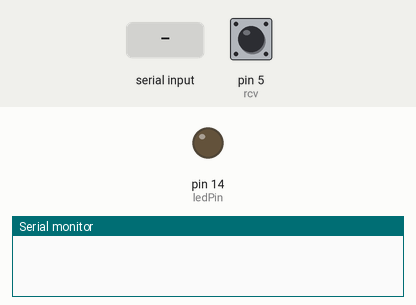
Recording of a sketch running on a simulated Arduino Uno, built for the host (arithmetic inside an expression is 32-bit, double 64-bit). Parts: output pins drawn as LEDs (lit = HIGH), the last lines printed to the serial monitor. Dashed ring = blinking. The inputs (shaded band) are chosen by the test bench; at power-on: pin 5 (rcv) HIGH.

Above: at 1.2 s.
1.3 s: "1" received over Serial
At 1.68 s:
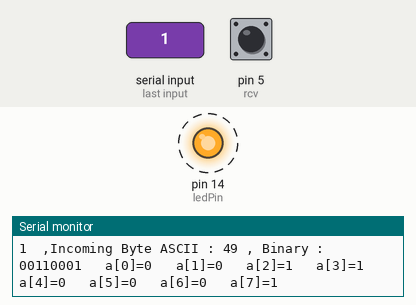
3.2 s: pin 5 (rcv) driven LOW
5.0 s: pin 5 (rcv) pulsed HIGH 2 times (0.12 s each, 0.3 s apart)
7.1 s: pin 5 (rcv) driven HIGH
8.8 s: pin 5 (rcv) pulsed LOW 5 times (0.12 s each, 0.3 s apart)
Timing chart, 0 to 11.8 s (numbered marks = the images above; inputs shaded):
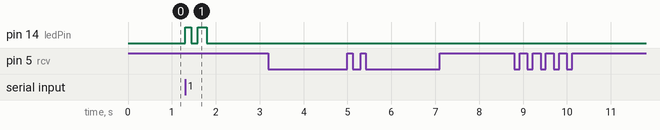

The sketch:

_11.ino
```cpp
const int ledPin = 14;
int incomingByte; // a variable to read incoming serial data into
int rcv = 5; //pin of light observation

void setup() {
  // initialize serial communication:
  Serial.begin(9600);
  // initialize the LED pin as an output:
  pinMode(ledPin, OUTPUT);
  digitalWrite(ledPin, LOW);;
}

void loop() {
 /*
  digitalWrite(ledPin, HIGH);
  delay(500);
  digitalWrite(ledPin,LOW);
  delay(500);
*/
  //Serial.println();
  if (Serial.available() > 0) {
  incomingByte = Serial.read();
  Serial.write(incomingByte);
  Serial.print("  ,Incoming Byte ASCII : ");
  Serial.print(incomingByte);
  //Serial.print(" , Binary : ");
  //Serial.print(incomingByte,BIN);
  String k = String(incomingByte,BIN);
  int kl=k.length()+1;
  //Serial.print(kl);
  char a[kl];
  k.toCharArray(a,kl);
  if (kl==8){
    kl=8;
    for (int i=8; i>-1; i--){
      a[i]=a[i-1];
    }
    a[0]='0';
  }
  if (kl==7){
    kl=8;
    for (int i=8; i>-1; i--){
      a[i]=a[i-1];
      a[i+1]=a[i];
    }
    a[0]='0';
    a[1]='0';
  }
  Serial.print(" , Binary : ");
  for (int i=0; i<8; i++){
    Serial.print(a[i]);
  }


  // see if there's incoming serial data:

  for (int i=0; i<8; i++){
//  if (Serial.available() > 0)
  {
    if (a[i] == '1') {
      digitalWrite(ledPin, LOW);
      Serial.print("   a[");
      Serial.print(i);
      Serial.print("]=");
      Serial.print(a[i]);
      delay(70);
    }
    if (a[i] == '0') {
      digitalWrite(ledPin, HIGH);
      Serial.print("   a[");
      Serial.print(i);
      Serial.print("]=");
      Serial.print(a[i]);
      delay(70);
    }
  }
}
digitalWrite(ledPin, LOW);
delay(25);

Serial.println();
}

/*
//Serial.print(rcv);
    if (Serial.available()==0){
    int b[7];
    int c;
    for (int i=0; i<8; i++){
      int state = digitalRead(rcv);
      Serial.print(state);
      b[i]=state;
      delay(1000);
    }
    c=b[7]*1+b[6]*2+b[5]*4+b[4]*8+b[3]*16+b[2]*32+b[1]*64+b[0]*128;
    //Serial.print(c);
    if (b[0]==0){
      Serial.print("   ASCII from transmmiter is : ");
      char s=(char)c;
      //String s = String(incomingByte,BIN);
      Serial.print(s);
    }
  }
  */

  int b[7];
  int c;
  String m;
  int state = digitalRead(rcv);
  if (state==0){
    Serial.println();
    Serial.print("Binany code from sender : ");
    for (int i=0; i<8; i++){
      int state = digitalRead(rcv);
      Serial.print(state);
      b[i]=state;
      delay(70);
    }
  c=b[7]*1+b[6]*2+b[5]*4+b[4]*8+b[3]*16+b[2]*32+b[1]*64+b[0]*128;
  Serial.print(" ,  ASCII from sender : ");
  char s=(char)c;
  Serial.print(s);
  Serial.println();
  Serial.print("   The word is : ");
  Serial.print(m);
  Serial.println();
  }

/*  if (Serial.available()==0){
    int b[7];
    int c;
    for (int i=0; i<8; i++){
      int state = digitalRead(rcv);
      Serial.print(state);
      b[i]=state;
      delay(1000);
    }
    c=b[7]*1+b[6]*2+b[5]*4+b[4]*8+b[3]*16+b[2]*32+b[1]*64+b[0]*128;
    //Serial.print(c);
    if (b[0]==0){
      Serial.print("   ASCII from transmmiter is : ");
      char s=(char)c;
      //String s = String(incomingByte,BIN);
      Serial.print(s);
    }
  }

*/
  delay(50);
}
```

Measured:
- after the input at 1.3 s, pin 14 (ledPin): alternates HIGH for 0.18 s and LOW for 0.14 s, 4 changes in all, then stays LOW, starting at once
